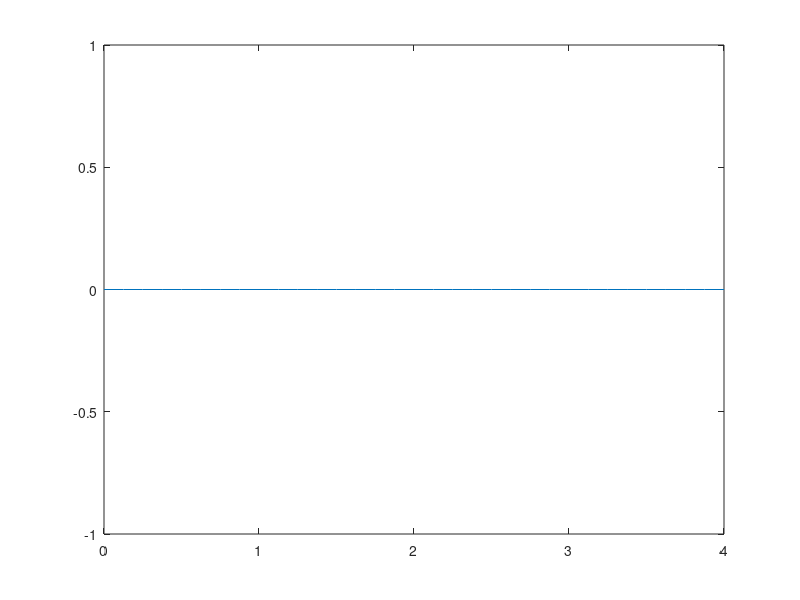

Write the MATLAB code that produced this figure.
% Notes
% Euler's method:
%
%   y_new = y_old + slope * delta_x



% ------------------ P 1.20 ------------------ %
% Problem:  In addition to the downward force of gravity (weight) and drag, an object 
%           falling through a fluid is also subject to a buoyancy force which is 
%           proportional to the displaced volume (Archimedes’ principle). For example, for a sphere
%           with diameter d (m), the sphere’s volume is V = πd^3/6, and its projected area is A = πd^2/4. 
%           The buoyancy force can then be computed as Fb = −ρVg. We neglected buoyancy in our derivation of
%           Eq. (1.8) because it is relatively small for an object like a bungee jumper moving through air. However,
%           for a more dense fluid like water, it becomes more prominent.
%
%           (a) Derive a differential equation in the same fashion as Eq. (1.8), but include the buoyancy force and represent
%           the drag force as described in Sec. 1.4.
%           (b) Rewrite the differential equation from (a) for the special case of a sphere.
%           (c) Use the equation developed in (b) to compute the terminal velocity (i.e., for the steady-state case). 
%           Use the following parameter values for a sphere falling through water: sphere diameter = 1 cm, sphere density = 2700 kg/m3,
%           water density = 1000 kg/m3, and Cd = 0.47.
%           (d) Use Euler’s method with a step size of Δt = 0.03125s to numerically solve for the velocity from t = 0 to 0.25s
%           with an initial velocity of zero.








% ------------------ P 1.23 ------------------ %
% Problem:  As depicted in Fig. P1.23, the downward deflection, y (m), of a cantilever beam 
%           with a uniform load, w = 10,000 kg/m, can be computed as
% 
%           y = (w/24EI)*(x^4 − 4Lx^3 + 6L^2x^2)
% 
%           where x = distance (m), E = the modulus of elasticity = 2 × 10^11 Pa, 
%           I = moment of inertia = 3.25 × 10–4 m4, and L = length = 4 m. This equation can be 
%           differentiated to yield the slope of the downward deflection as a function of x
% 
%           dy/dx = (w/24EI)*(4x^3 − 12Lx^2 + 12L^2x)
% 
%           If y = 0 at x = 0, use this equation with Euler’s method (Δx = 0.125 m) to compute the 
%           deflection from x = 0 to L. Develop a plot of your results along with the analytical
%           solution computed with the first equation.

% Set values
E = 2e11; %Pa
I = 3.25e-4; % m^4
L = 4; % m
w = 10000*9.81; % N/m
delta_x = 0.125;

% x array
x = 0:delta_x:L;
n = length(x);

% y array
y_new = zeros(1,n); % deflection values
y_old = 0;  

% Set slope
slope = @(x) (w/24*E*I)*(4*x^3 - 12*L*x^2 + 12*L^2*x);

% From x = 0 to L
for i = 1:n
    y(i) = y_old + slope(x(i))*delta_x;
    y_old = y(i);
end

plot(x, y_new)





% ------------------ P 4.11 ------------------ %
% Problem:  The Maclaurin series expansion. Starting with the simplest version, cos x = 1, 
%           add terms one at a time to estimate cos(π/3). After each new
%           term is added, compute the true and approximate percent relative errors. 
%           Use your calculator or MATLAB to determine the true value. Add terms until the 
%           absolute value of the approximate error estimate falls below an error criterion 
%           conforming to two significant figures.


% Set values
x = pi/3;
n = 2;
cos_x = 1;
true_val = cos(pi/3);
keepLooping = true;

% Run through first 10 terms of series
while keepLooping

    % Build out Maclaurin series
    term = ((-1)^(n/2)) * (x^n)/factorial(n);
    cos_x = cos_x + term;
    
    % Calculate error
    error = (abs(true_val - cos_x)/abs(true_val)) * 100;

    if error < 0.5
        keepLooping = false;
    end

    % Increment n 
    n = n + 2;

end

% Print results
disp("------------------ P 4.11 ------------------")
fprintf("Estimated value of cos(pi/3): %.4f\n", cos_x)
fprintf("True value of cos(pi/3): %.4f\n", true_val)








% ------------------ P 4.12 ------------------ %
% Problem:  Perform the same computation as in Prob. 4.11, but
%           use the Maclaurin series expansion for the sin x to estimate 
%           sin(π/3).


% Set values
x = pi/3;
n = 0;
sin_x = 0;
true_val = sin(pi/3);
keepLooping = true;
iter = 0;

% Run through first 10 terms of series
while keepLooping

    % Build out Maclaurin series
    term = ((-1)^n) * (x^(2*n+1)) / factorial(2*n+1);
    sin_x = sin_x + term;
    
    % Calculate error
    error = (abs(true_val - sin_x)/abs(true_val)) * 100;

    if error < 0.5
        keepLooping = false;
    end

    % Increment n 
    n = n + 1;
    
end


% Print results
fprintf("\n\n")
disp("------------------ P 4.12 ------------------")
fprintf("Estimated value of sin(pi/3): %.4f\n", sin_x)
fprintf("True value of sin(pi/3): %.4f\n", true_val)









% ------------------ P 4.13 ------------------ %
% Problem:  Use zero- through third-order Taylor series expansions
%           to predict f(3) for
%
%           f (x) = 25x^3 − 6x^2 + 7x − 88
%
%           using a base point at x = 1. Compute the true percent relative
%           error for each approximation



% Set values
f = @(x) 25*x^3 - 6*x^2 + 7*x - 88;
base_point = 1;
x_val = 3;
true_value = f(x_val);

% Calculate derivatives 
f1 = @(x) 75*x^2 - 12*x + 7;  
f2 = @(x) 150*x - 12;          
f3 = @(x) 150;     

% Taylor series
fprintf("\n\n")
disp("------------------ P 4.13 ------------------")
estimated = f(1);
error = (abs(true_value - estimated)/true_value) * 100;
fprintf("Estimated value of at 0th order: %.4f\n", estimated)
fprintf("Error at 0th order: %.4f\n", error)
fprintf("\n")

estimated = f(1) + f1(1)*2;
error = (abs(true_value - estimated)/true_value) * 100;
fprintf("Estimated value of at 1st order: %.4f\n", estimated)
fprintf("Error at 1st order: %.4f\n", error)
fprintf("\n")

estimated = f(1) + f1(1)*2 + (f2(1)/2)*2^2;
error = (abs(true_value - estimated)/true_value) * 100;
fprintf("Estimated value of at 2nd order: %.4f\n", estimated)
fprintf("Error at 2nd order: %.4f\n", error)
fprintf("\n")

estimated = f(1) + f1(1)*2 + (f2(1)/2)*2^2 + (f3(1)/6)*2^3;
error = (abs(true_value - estimated)/true_value) * 100;
fprintf("Estimated value of at 3rd order: %.4f\n", estimated)
fprintf("Error at 3rd order: %.4f\n", error)





% ------------------ P 4.16 ------------------ %
% Problem:  Use forward and backward difference approximations of O(h) and a centered difference 
%           approximation of O(h^2) to estimate the first derivative of the function examined in
%           Prob. 4.13. Evaluate the derivative at x = 2 using a step size of h = 0.25. Compare 
%           your results with the true value of the derivative. Interpret your results on the basis
%           of the remainder term of the Taylor series expansion.


% Set values